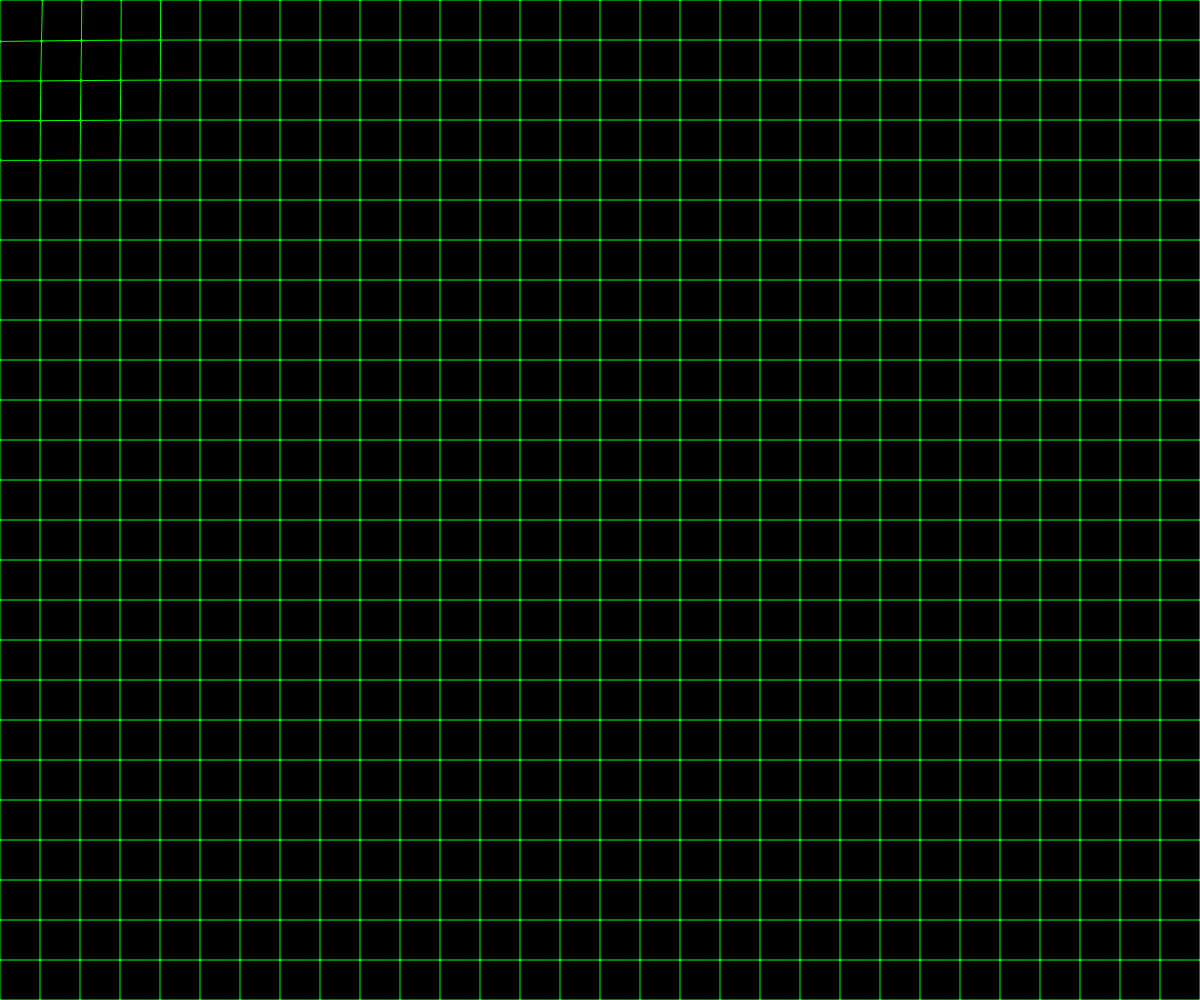
Frame 1 (no input)
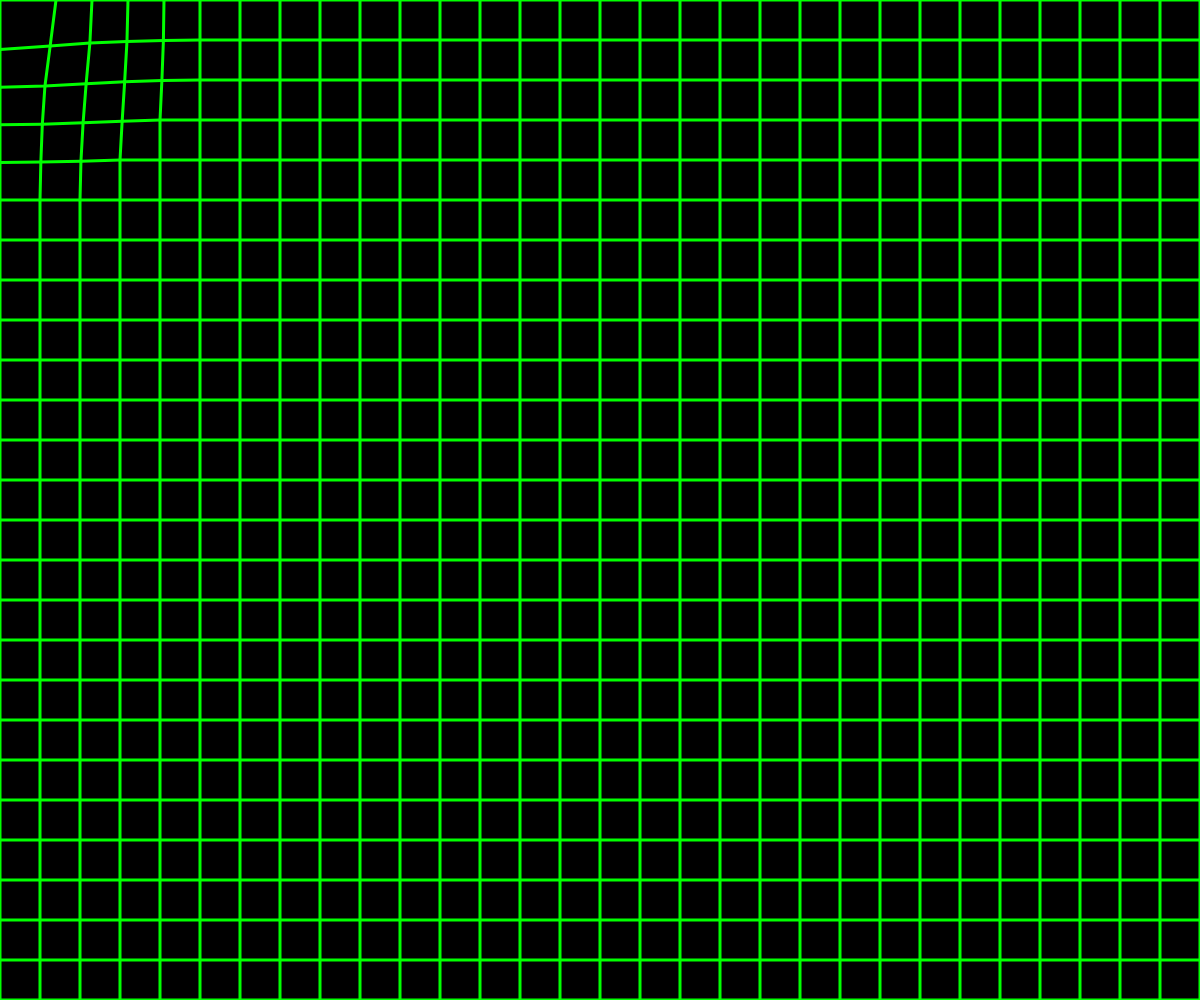
Frame 60 (no input)
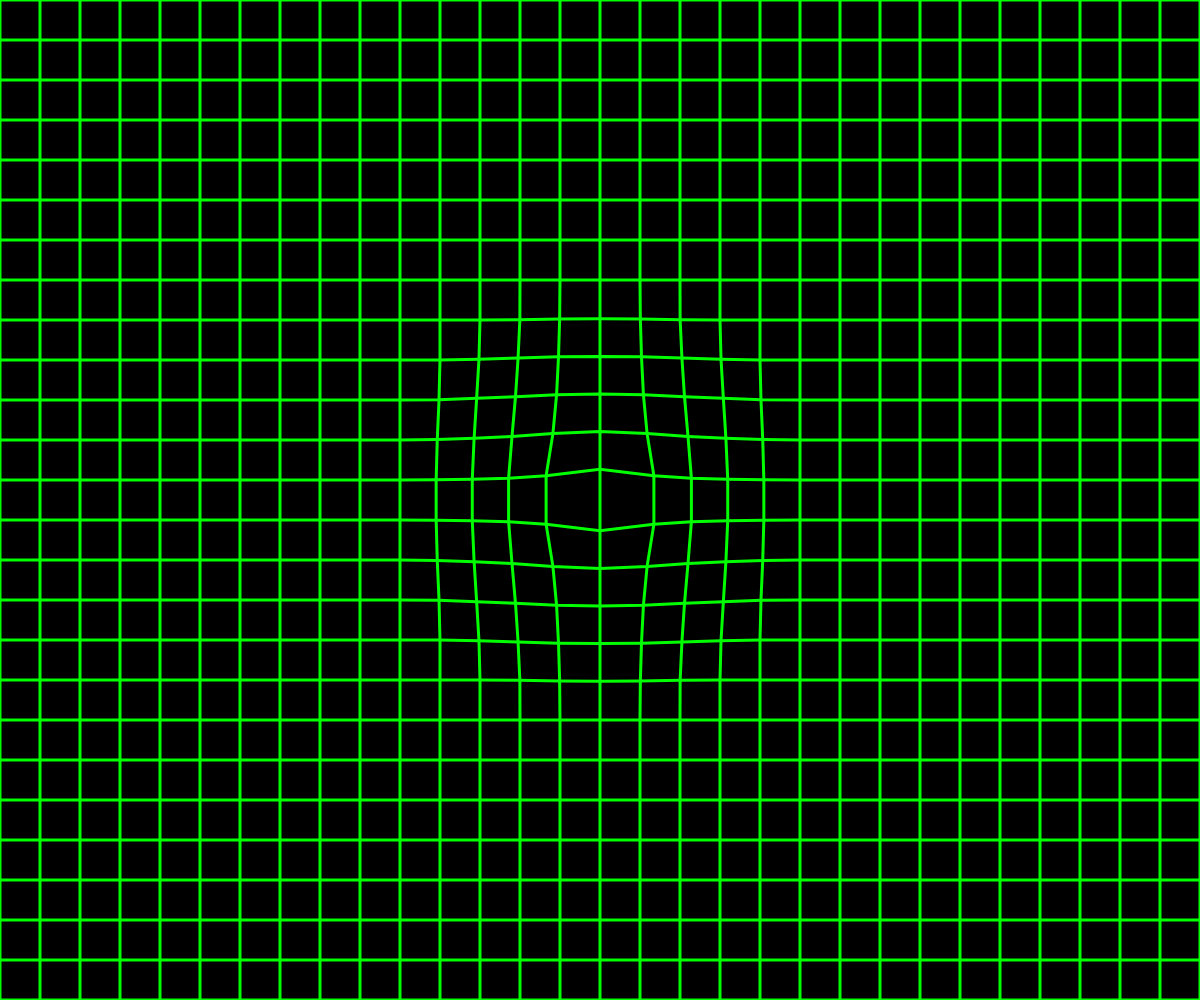
Frame 120 (the mouse pressed at the canvas centre since frame 60)

The p5.js sketch that drew these frames (run headless with seeded random() and noise() and a simulated clock; from frame 60 on, the mouse is pressed at the canvas centre):

// p5.js sketch
// ── sketch.js
let cols, rows;
let spacing = 40;
let grid = [];

function setup() {
  createCanvas(windowWidth, windowHeight);
  stroke(0, 255, 0);
  strokeWeight(1);
  noFill();

  cols = floor(width / spacing);
  rows = floor(height / spacing);

  for (let i = 0; i <= cols; i++) {
    grid[i] = [];
    for (let j = 0; j <= rows; j++) {
      grid[i][j] = createVector(i * spacing, j * spacing);
    }
  }
}

function draw() {
  background(0);

  let maxDist = 200;
  let maxOffset = 20;

  // Update grid points based on mouse distortion
  for (let i = 0; i <= cols; i++) {
    for (let j = 0; j <= rows; j++) {
      let baseX = i * spacing;
      let baseY = j * spacing;

      let dx = mouseX - baseX;
      let dy = mouseY - baseY;
      let dist = sqrt(dx * dx + dy * dy);

      let offset = 0;
      if (dist < maxDist) {
        let effect = (maxDist - dist) / maxDist;
        offset = effect * maxOffset;
      }

      // Direction vector pointing away from mouse
      let dir = createVector(dx, dy).normalize().mult(offset);

      // Apply vertical squish for 3D illusion
      let targetX = baseX - dir.x;
      let targetY = baseY - dir.y * 0.6;

      // Smooth lerp for animation
      grid[i][j].x = lerp(grid[i][j].x, targetX, 0.15);
      grid[i][j].y = lerp(grid[i][j].y, targetY, 0.15);
    }
  }

  // Draw lines horizontally
  for (let j = 0; j <= rows; j++) {
    beginShape();
    for (let i = 0; i <= cols; i++) {
      vertex(grid[i][j].x, grid[i][j].y);
    }
    endShape();
  }

  // Draw lines vertically
  for (let i = 0; i <= cols; i++) {
    beginShape();
    for (let j = 0; j <= rows; j++) {
      vertex(grid[i][j].x, grid[i][j].y);
    }
    endShape();
  }

  // Draw points on top for crisp dots
  strokeWeight(3);
  for (let i = 0; i <= cols; i++) {
    for (let j = 0; j <= rows; j++) {
      point(grid[i][j].x, grid[i][j].y);
    }
  }
}
